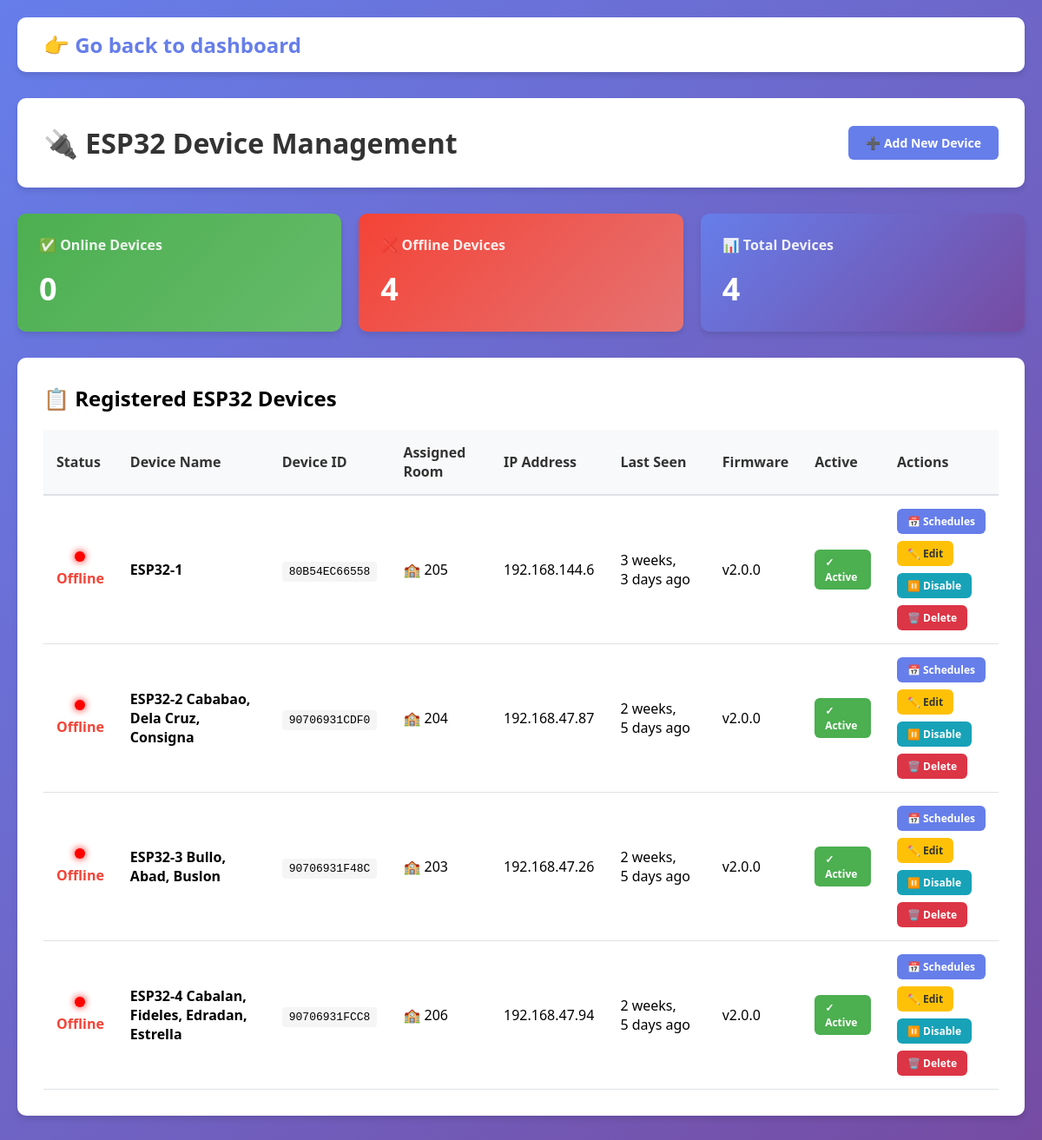
/accounts/esp32/ (signed in), run on the app's committed database.
### kbox_app/models.py (models this page shows, shortened)
class ESP32Device(models.Model):
    device_name = models.CharField(max_length=50, unique=True, help_text="e.g., ESP32-1, ESP32-2")
    device_id = models.CharField(max_length=100, unique=True, help_text="Unique device identifier")
    room = models.ForeignKey(
        Room,
        on_delete=models.SET_NULL,
        null=True,
        blank=True,
        related_name='esp32_devices',
        help_text="Room this device controls"
    )
    ip_address = models.GenericIPAddressField(null=True, blank=True, help_text="Last known IP address")
    last_heartbeat = models.DateTimeField(null=True, blank=True, help_text="Last time device checked in")
    is_active = models.BooleanField(default=True, help_text="Is device enabled in system")
    firmware_version = models.CharField(max_length=20, blank=True, help_text="Current firmware version")
    created_at = models.DateTimeField(auto_now_add=True)
    updated_at = models.DateTimeField(auto_now=True)
    class Meta:
        ordering = ['device_name']
    def is_online(self):
        if not self.last_heartbeat:
            return False
        from django.utils import timezone
        from datetime import timedelta
        time_threshold = timezone.now() - timedelta(seconds=30)
        return self.last_heartbeat >= time_threshold
    def get_status_color(self):
        return 'green' if self.is_online() else 'red'
    def get_status_text(self):
        return 'Online' if self.is_online() else 'Offline'

class Room(models.Model):
    code = models.CharField(max_length=10, unique=True)
    description = models.CharField(max_length=100, blank=True)
    is_active = models.BooleanField(default=True)
    created_at = models.DateTimeField(auto_now_add=True)
    updated_at = models.DateTimeField(auto_now=True)

### kbox_app/views_management.py (the view)
# urls.py: path('esp32/', views_management.esp32_list, name='esp32_list'),
@staff_or_superuser_required
def esp32_list(request):
    devices = ESP32Device.objects.select_related('room').all()
    context = {
        'devices': devices,
        'online_count': sum(1 for d in devices if d.is_online()),
        'offline_count': sum(1 for d in devices if not d.is_online()),
        'total_count': devices.count(),
    }
    return render(request, 'kbox_app/esp32_list.html', context)

### kbox_app/views.py (called while the page is built)
def staff_or_superuser_required(view_func):
    @wraps(view_func)
    def wrapper(request, *args, **kwargs):
        if not request.user.is_authenticated:
            return redirect('login')
        if request.user.is_superuser:
            return view_func(request, *args, **kwargs)
        try:
            if request.user.profile.user_type == 'staff':
                return view_func(request, *args, **kwargs)
        except UserProfile.DoesNotExist:
            pass
        return HttpResponseForbidden("Access denied. Staff or admin privileges required.")
    return wrapper

### kbox_app/templates/kbox_app/esp32_list.html (shortened to what this page needs)
{% extends "kbox_app/base.html" %}
{% block content %}
<div class="page-header">
  <h1>🔌 ESP32 Device Management</h1>
  <a href="{% url 'esp32_add' %}" class="btn btn-primary">➕ Add New Device</a>
</div>
<div class="summary-grid" style="margin-bottom: 30px;">
  <div class="summary-card" style="background: linear-gradient(135deg, #4caf50 0%, #66bb6a 100%);">
    <h3>✅ Online Devices</h3>
    <p class="value">{{ online_count }}</p>
  </div>
  <div class="summary-card" style="background: linear-gradient(135deg, #f44336 0%, #e57373 100%);">
    <h3>❌ Offline Devices</h3>
    <p class="value">{{ offline_count }}</p>
  </div>
  <div class="summary-card">
    <h3>📊 Total Devices</h3>
    <p class="value">{{ total_count }}</p>
  </div>
</div>
<div class="content-box">
  <h2>📋 Registered ESP32 Devices</h2>
  {% if devices %}
  <table class="data-table">
    <thead>
      <tr>
        <th>Status</th>
        <th>Device Name</th>
        <th>Device ID</th>
        <th>Assigned Room</th>
        <th>IP Address</th>
        <th>Last Seen</th>
        <th>Firmware</th>
        <th>Active</th>
        <th>Actions</th>
      </tr>
    </thead>
    <tbody>
      {% for device in devices %}
      <tr>
        <td>
          <div style="display: flex; align-items: center; gap: 8px;">
            <div class="status-dot {{ device.get_status_color }}"
                 style="width: 12px; height: 12px; border-radius: 50%;
                        background: {{ device.get_status_color }};
                        box-shadow: 0 0 8px {{ device.get_status_color }};
                        {% if device.is_online %}animation: pulse 2s ease-in-out infinite;{% endif %}">
            </div>
            <span style="font-weight: 600; color: {% if device.is_online %}#4caf50{% else %}#f44336{% endif %};">
              {{ device.get_status_text }}
            </span>
          </div>
        </td>
        <td><strong>{{ device.device_name }}</strong></td>
        <td><code style="background: #f5f5f5; padding: 4px 8px; border-radius: 4px;">{{ device.device_id }}</code></td>
        <td>
          {% if device.room %}
            🏫 {{ device.room.code }}
          {% else %}
            <span style="color: #999;">Unassigned</span>
          {% endif %}
        </td>
        <td>
          {% if device.ip_address %}
            {{ device.ip_address }}
          {% else %}
            <span style="color: #999;">Unknown</span>
          {% endif %}
        </td>
        <td>
          {% if device.last_heartbeat %}
            {{ device.last_heartbeat|timesince }} ago
          {% else %}
            <span style="color: #999;">Never</span>
          {% endif %}
        </td>
        <td>
          {% if device.firmware_version %}
            {{ device.firmware_version }}
          {% else %}
            <span style="color: #999;">Unknown</span>
          {% endif %}
        </td>
        <td>
          {% if device.is_active %}
            <span class="badge badge-success">✓ Active</span>
          {% else %}
            <span class="badge badge-danger">✗ Inactive</span>
          {% endif %}
        </td>
        <td>
          <div style="display: flex; gap: 8px; flex-wrap: wrap;">
            <a href="{% url 'esp32_device_schedules' device.id %}"
               class="btn btn-sm btn-primary"
               title="View loaded schedules"
               style="white-space: nowrap;">
              📅 Schedules
            </a>
            <a href="{% url 'esp32_edit' device.id %}"
               class="btn btn-sm btn-warning"
               title="Edit device settings">
              ✏️ Edit
            </a>
            <a href="{% url 'esp32_toggle_status' device.id %}"
               class="btn btn-sm btn-info"
               onclick="return confirm('Toggle device status?')"
               title="Enable or disable device">
              {% if device.is_active %}⏸️ Disable{% else %}▶️ Enable{% endif %}
            </a>
            <a href="{% url 'esp32_delete' device.id %}"
               class="btn btn-sm btn-danger"
               onclick="return confirm('Delete this device permanently?')"
               title="Delete device">
              🗑️ Delete
            </a>
          </div>
        </td>
      </tr>
      {% endfor %}
    </tbody>
  </table>
  {% endif %}
</div>
{% endblock %}

### kbox_app/templates/kbox_app/esp32_list.html (style rules this page uses)
.badge { padding: 6px 12px; border-radius: 6px; font-size: 12px; font-weight: 600; display: inline-block; }
.badge-success { background: #4caf50; color: white; }
.btn-sm { padding: 6px 12px; font-size: 12px; white-space: nowrap; }
@media (max-width: 1400px) { .data-table td div { flex-direction: column; align-items: flex-start; } }

### data on the page
ESP32Device: get_status_text "Offline", device_name "ESP32-1", device_id "80B54EC66558", room.code "205", ip_address "192.168.144.6", last_heartbeat "3 weeks, 3 days", firmware_version "v2.0.0", is_active "✓ Active"
ESP32Device: get_status_text "Offline", device_name "ESP32-2 Cababao, Dela Cruz, Consigna", device_id "90706931CDF0", room.code "204", ip_address "192.168.47.87", last_heartbeat "2 weeks, 5 days", firmware_version "v2.0.0", is_active "✓ Active"
ESP32Device: get_status_text "Offline", device_name "ESP32-3 Bullo, Abad, Buslon", device_id "90706931F48C", room.code "203", ip_address "192.168.47.26", last_heartbeat "2 weeks, 5 days", firmware_version "v2.0.0", is_active "✓ Active"
ESP32Device: get_status_text "Offline", device_name "ESP32-4 Cabalan, Fideles, Edradan, Estrella", device_id "90706931FCC8", room.code "206", ip_address "192.168.47.94", last_heartbeat "2 weeks, 5 days", firmware_version "v2.0.0", is_active "✓ Active"

### other printed values
{{ online_count }} "0"
{{ offline_count }} "4"
{{ total_count }} "4"
